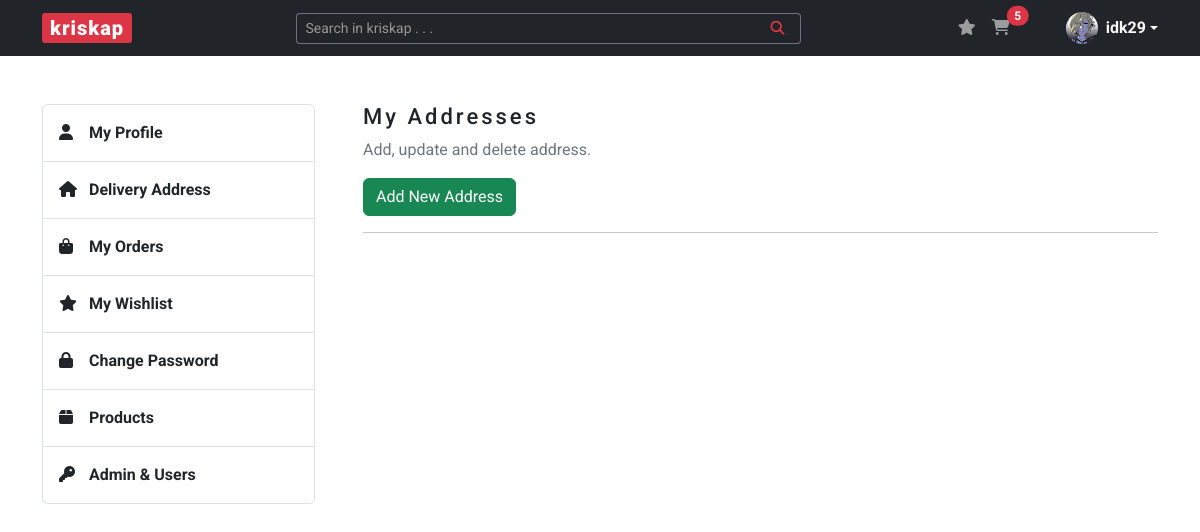
The app's page /address (signed in), older data.
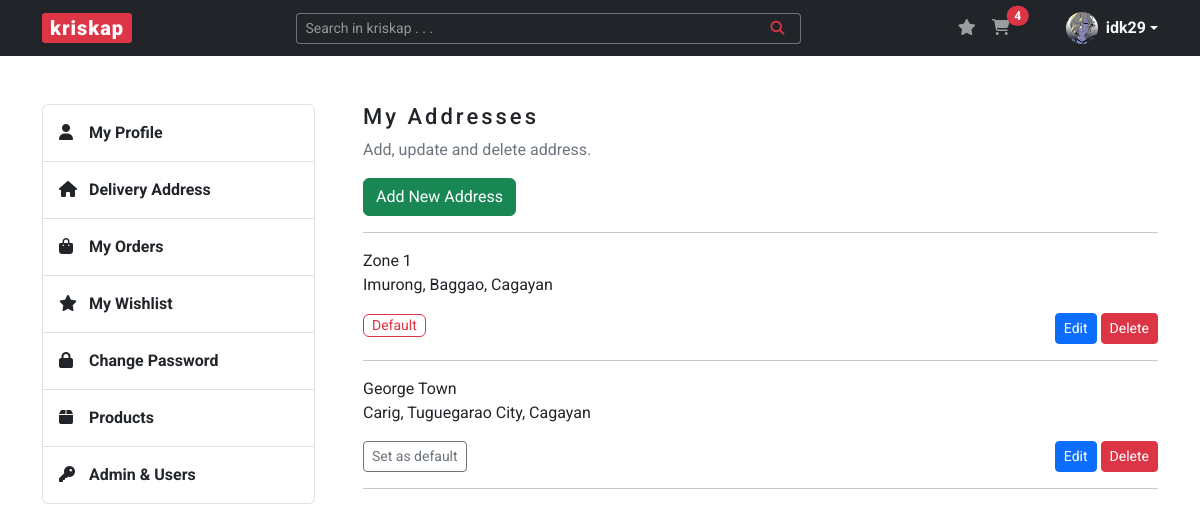
The same page, newer data.
### kriskap/models.py (models this page shows)
class Address(db.Model):
    __tablename__ = "addresses"
    id = db.Column(db.Integer, primary_key=True)
    buyer_id = db.Column(db.Integer, db.ForeignKey("users.id"))
    buyer = relationship("User", back_populates="addresses")
    default = db.Column(db.String(50), nullable=False, default="not_default")
    house = db.Column(db.String(250), nullable=False)
    province = db.Column(db.String(250), nullable=False)
    city = db.Column(db.String(250), nullable=False)
    barangay = db.Column(db.String(250), nullable=False)

### kriskap/addresses/routes.py (the view)
@addresses.route("/address")
@login_required
def address():
    addresses = (
        Address.query.filter_by(buyer_id=current_user.id)
        .order_by(Address.default)
        .all()
    )
    return render_template("address.html", title="Address", addresses=addresses)

### kriskap/models.py (called while the page is built)
@login_manager.user_loader
def load_user(user_id):
    return User.query.get(int(user_id))

### kriskap/templates/address.html
{% extends "base.html" %}
{% block content %}
    <section id="section-address" class="content-section mb-5">
        <div class="row justify-content-between">
            {% include "aside.html" %}
            <div class="col-lg-9 ps-lg-5">
                <h3>My Addresses</h3>
                <p class="text-secondary">Add, update and delete address.</p>
                <a href="{{ url_for('addresses.add_address') }}" class="btn btn-success">Add New Address</a>
                <hr>
                {% for address in addresses %}
                        <div class="address mb-3">
                            <p class="mb-0">{{ address.house }}</p>
                            <p>{{ address.barangay +", " + address.city + ", " + address.province }}</p>
                            <div class="d-flex">
                                <div class="flex-grow-1">
                                    {% if address.default == "not_default" %}
                                    <a href="{{ url_for('addresses.default_address', address_id=address.id) }}" class="btn btn-sm btn-outline-secondary">Set as default</a>
                                    {% else %}
                                    <small class="border border-danger d-inline-block text-danger px-2 rounded">Default</small>
                                    {% endif %}
                                </div>
                                <div class="">
                                    <a href="{{ url_for('addresses.edit_address', address_id=address.id) }}" class="btn btn-sm btn-primary">Edit</a>
                                    <a href="{{ url_for('addresses.delete_address', address_id=address.id) }}" class="btn btn-sm btn-danger">Delete</a>
                                </div>
                            </div>
                        </div>
                        <hr>
                {% endfor %}
            </div>
        </div>
    </section>
{% endblock %}

### kriskap/templates/base.html (shortened to what this page needs)
<!DOCTYPE html>
<html lang="en">
<head>
    <link rel="stylesheet" href="https://cdn.jsdelivr.net/npm/bootstrap@5.3.0-alpha1/dist/css/bootstrap.min.css">
    <link rel="stylesheet" href="{{ url_for('static', filename='css/styles.css') }}">
</head>
<body>
    <header>
        <nav class="navbar navbar-expand-lg navbar-dark bg-dark">
            <div class="container">
                <a class="navbar-brand px-2 py-0" href="{{ url_for('main.home') }}">kriskap</a>
                <div class="collapse navbar-collapse" id="navbarSupportedContent">
                    <form method="POST" action="{{ url_for('products.search_product') }}" class="d-flex ms-auto form-search w-50" role="search">
                        <div class="input-group input-group-sm">
                            <input name="search-product" type="text" class="form-control text-bg-dark border-secondary border-end-0" placeholder="Search in kriskap . . ." aria-label="Search in kriskap . . ." aria-describedby="button-addon">
                            <button class="btn btn-outline-danger border-start-0 border-secondary" type="submit" id="button-addon"><i class="fa-solid fa-magnifying-glass px-2"></i></button>
                        </div>
                    </form>
                    <ul class="navbar-nav ms-auto mb-2 mb-lg-0 notification-cart">
                        <li class="nav-item">
                            <a href="{{ url_for('wishlists.wishlist') }}" class="nav-link d-inline-block">
                                <i class="fa-solid fa-star"></i>
                            </a>
                        </li>
                        <li class="nav-item me-5">
                            <a href="{{ url_for('carts.cart') }}" class="nav-link position-relative d-inline-block">
                                <i class="fa-solid fa-cart-shopping"></i>
                                {% if current_user.is_authenticated %}
                                    <span id="cartTotal" class="position-absolute start-100 translate-middle badge rounded-pill bg-danger">
                                        {% set items = [] %}
                                        {{ items | sum }}
                                    </span>
                                {% endif %}
                            </a>
                        </li>
                        {% if current_user.is_authenticated %}
                        <li class="dropdown d-flex align-items-center">
                            <a href="#" class="d-flex align-items-center text-light text-decoration-none dropdown-toggle" data-bs-toggle="dropdown" aria-expanded="false">
                                <img src="{{ url_for('static', filename='img/profile_pics/' + current_user.image_file) }}" alt="" width="32" height="32" class="rounded-circle me-2">
                                <strong>{{ current_user.username }}</strong>
                            </a>
                        </li>
                        {% endif %}
                    </ul>
                </div>
            </div>
        </nav>
    </header>
    <main class="container mt-5">
        {% block content %} {% endblock %}
    </main>
</body>
</html>

Row changes from the older to the newer data that the page shows:
added Address: house "Zone 1", barangay+city+province "Imurong, Baggao, Cagayan", default "Default"
added Address: house "George Town", barangay+city+province "Carig, Tuguegarao City, Cagayan"
Text that changed along with them:
{{ items | sum }}: "5" → "4"
